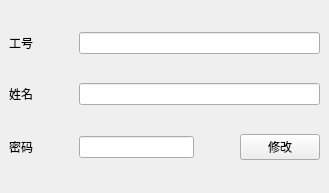
<?xml version="1.0" encoding="UTF-8"?>
<ui version="4.0">
 <class>TeacherWindow</class>
 <widget class="QMainWindow" name="TeacherWindow">
  <property name="geometry">
   <rect>
    <x>0</x>
    <y>0</y>
    <width>329</width>
    <height>193</height>
   </rect>
  </property>
  <property name="windowTitle">
   <string>MainWindow</string>
  </property>
  <property name="windowIcon">
   <iconset resource="rsc.qrc">
    <normaloff>:/icon/rsc/icon/logo.png</normaloff>:/icon/rsc/icon/logo.png</iconset>
  </property>
  <widget class="QWidget" name="centralwidget">
   <layout class="QVBoxLayout" name="verticalLayout">
    <item>
     <layout class="QHBoxLayout" name="horizontalLayout_2">
      <item>
       <widget class="QLabel" name="label">
        <property name="text">
         <string>工号</string>
        </property>
       </widget>
      </item>
      <item>
       <spacer name="horizontalSpacer_2">
        <property name="orientation">
         <enum>Qt::Horizontal</enum>
        </property>
        <property name="sizeType">
         <enum>QSizePolicy::Fixed</enum>
        </property>
        <property name="sizeHint" stdset="0">
         <size>
          <width>40</width>
          <height>20</height>
         </size>
        </property>
       </spacer>
      </item>
      <item>
       <widget class="QLineEdit" name="editId"/>
      </item>
     </layout>
    </item>
    <item>
     <layout class="QHBoxLayout" name="horizontalLayout_3">
      <item>
       <widget class="QLabel" name="label_2">
        <property name="text">
         <string>姓名</string>
        </property>
       </widget>
      </item>
      <item>
       <spacer name="horizontalSpacer_3">
        <property name="orientation">
         <enum>Qt::Horizontal</enum>
        </property>
        <property name="sizeType">
         <enum>QSizePolicy::Fixed</enum>
        </property>
        <property name="sizeHint" stdset="0">
         <size>
          <width>40</width>
          <height>20</height>
         </size>
        </property>
       </spacer>
      </item>
      <item>
       <widget class="QLineEdit" name="editName"/>
      </item>
     </layout>
    </item>
    <item>
     <layout class="QHBoxLayout" name="horizontalLayout_4">
      <item>
       <widget class="QLabel" name="label_3">
        <property name="text">
         <string>密码</string>
        </property>
       </widget>
      </item>
      <item>
       <spacer name="horizontalSpacer_4">
        <property name="orientation">
         <enum>Qt::Horizontal</enum>
        </property>
        <property name="sizeType">
         <enum>QSizePolicy::Fixed</enum>
        </property>
        <property name="sizeHint" stdset="0">
         <size>
          <width>40</width>
          <height>20</height>
         </size>
        </property>
       </spacer>
      </item>
      <item>
       <layout class="QHBoxLayout" name="horizontalLayout">
        <item>
         <widget class="QLineEdit" name="editPassword"/>
        </item>
        <item>
         <spacer name="horizontalSpacer">
          <property name="orientation">
           <enum>Qt::Horizontal</enum>
          </property>
          <property name="sizeType">
           <enum>QSizePolicy::Minimum</enum>
          </property>
          <property name="sizeHint" stdset="0">
           <size>
            <width>40</width>
            <height>20</height>
           </size>
          </property>
         </spacer>
        </item>
        <item>
         <widget class="QPushButton" name="pushButton">
          <property name="text">
           <string>修改</string>
          </property>
         </widget>
        </item>
       </layout>
      </item>
     </layout>
    </item>
   </layout>
  </widget>
 </widget>
 <resources>
  <include location="rsc.qrc"/>
 </resources>
 <connections/>
</ui>
